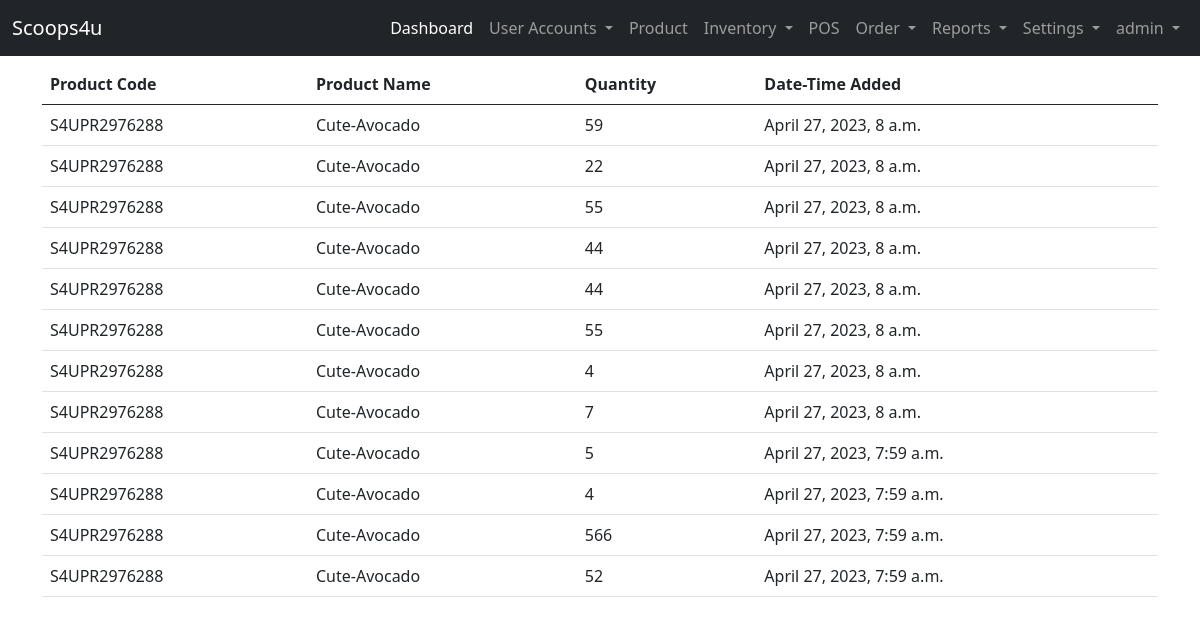
The page /user-site/view-inventory/ (signed in) on the database as committed earlier.
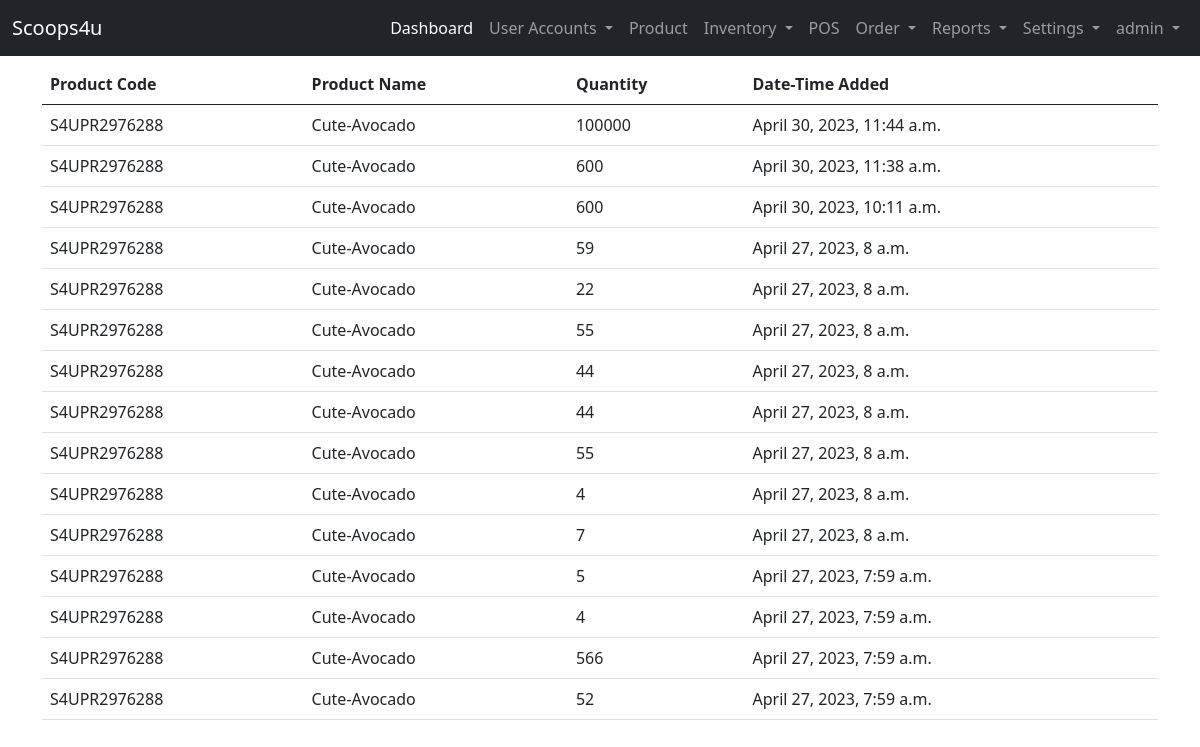
The same page on the database as committed later.
### admin_site/models.py (models this page shows, shortened)
class By_Batch(models.Model):
    product_code = models.CharField( max_length=200, null=True,verbose_name='Product Code')
    product_name = models.CharField( max_length=200, null=True,verbose_name='Product Name')
    product_flavor = models.CharField( max_length=200, null=True, verbose_name='Product Flavor')
    product_batch =  models.CharField(max_length=200, null=True, verbose_name='Batch Number')
    product_quantity =  models.IntegerField(null=True,  verbose_name='Quantity')
    product_expired =  models.DateField( null=True, verbose_name='Expiration Date')
    created_at =models.DateTimeField(default=timezone.now,  verbose_name='created')

### admin_site/views.py (the view)
# urls.py: path('view-inventory/', views.view_inventory, name='view_inventory'),
@login_required(login_url='landing_page:login')
def view_inventory(request):
    list_inventory = By_Batch.objects.all().order_by('-id')
    context = {'list_inventory':list_inventory}
    return render(request, 'admin_site/inventory/view.html', context)

### templates/admin_site/inventory/view.html
{% extends 'admin_site/base.html' %}
{% block content %}
    {% if list_inventory %}
    <table class="table table-hover">
        <thead>
            <tr>
                <th>Product Code</th>
                <th>Product Name</th>
                <th>Quantity</th>
                <th>Date-Time Added</th>
            </tr>
        </thead>
        <tbody>
            {% for list in  list_inventory %}
            <tr>
                <td>{{ list.product_code }}</td>
                <td>{{ list.product_name }}</td>
                <td>{{ list.product_quantity }}</td>
                <td>{{ list.created_at }}</td>
            </tr>
            {% endfor %}
        </tbody>
    </table>
    {% endif %}
{% endblock content %}

Rows that differ between the two databases and show on the page:
added By_Batch: product_code "S4UPR2976288", product_name "Cute-Avocado", product_quantity "100000", created_at "April 30, 2023, 11:44 a.m."
added By_Batch: product_code "S4UPR2976288", product_name "Cute-Avocado", product_quantity "600", created_at "April 30, 2023, 11:38 a.m."
added By_Batch: product_code "S4UPR2976288", product_name "Cute-Avocado", product_quantity "600", created_at "April 30, 2023, 10:11 a.m."
